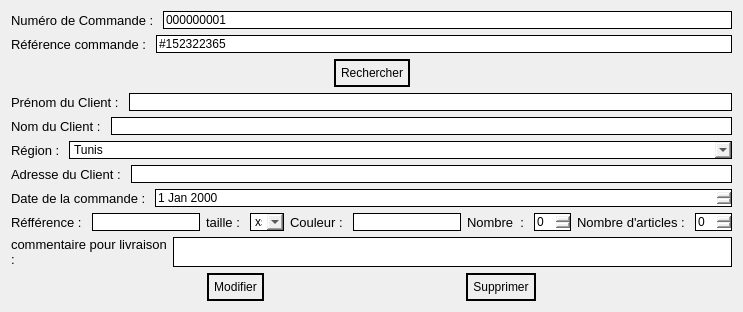
             <widget class="QWidget" name="tab_7">
              <attribute name="title">
               <string>   modifier Commande   </string>
              </attribute>
              <layout class="QGridLayout" name="gridLayout_13">
               <item row="0" column="0">
                <layout class="QVBoxLayout" name="verticalLayout_25">
                 <item>
                  <layout class="QHBoxLayout" name="horizontalLayout_56">
                   <item>
                    <widget class="QLabel" name="label_59">
                     <property name="font">
                      <font>
                       <family>Segoe UI</family>
                       <pointsize>10</pointsize>
                       <italic>false</italic>
                       <fontweight>DemiBold</fontweight>
                      </font>
                     </property>
                     <property name="styleSheet">
                      <string notr="true">font: 600 10pt &quot;Segoe UI&quot;;
color: rgb(0, 0, 0);</string>
                     </property>
                     <property name="text">
                      <string>Numéro de Commande : </string>
                     </property>
                    </widget>
                   </item>
                   <item>
                    <widget class="QLineEdit" name="lineEdit_31">
                     <property name="styleSheet">
                      <string notr="true">color: rgb(0, 0, 0);
border: 1px solid black;
font: 600 10pt &quot;Segoe UI&quot;;</string>
                     </property>
                     <property name="text">
                      <string>000000001</string>
                     </property>
                     <property name="readOnly">
                      <bool>true</bool>
                     </property>
                    </widget>
                   </item>
                  </layout>
                 </item>
                 <item>
                  <layout class="QHBoxLayout" name="horizontalLayout_57">
                   <item>
                    <widget class="QLabel" name="label_61">
                     <property name="font">
                      <font>
                       <family>Segoe UI</family>
                       <pointsize>10</pointsize>
                       <italic>false</italic>
                       <fontweight>DemiBold</fontweight>
                      </font>
                     </property>
                     <property name="styleSheet">
                      <string notr="true">font: 600 10pt &quot;Segoe UI&quot;;
color: rgb(0, 0, 0);</string>
                     </property>
                     <property name="text">
                      <string>Référence commande : </string>
                     </property>
                    </widget>
                   </item>
                   <item>
                    <widget class="QLineEdit" name="lineEdit_32">
                     <property name="styleSheet">
                      <string notr="true">color: rgb(0, 0, 0);
border: 1px solid black;
font: 600 10pt &quot;Segoe UI&quot;;</string>
                     </property>
                     <property name="text">
                      <string>#152322365</string>
                     </property>
                     <property name="readOnly">
                      <bool>true</bool>
                     </property>
                    </widget>
                   </item>
                  </layout>
                 </item>
                 <item>
                  <layout class="QHBoxLayout" name="horizontalLayout_71">
                   <item>
                    <spacer name="horizontalSpacer_33">
                     <property name="orientation">
                      <enum>Qt::Orientation::Horizontal</enum>
                     </property>
                     <property name="sizeHint" stdset="0">
                      <size>
                       <width>40</width>
                       <height>20</height>
                      </size>
                     </property>
                    </spacer>
                   </item>
                   <item>
                    <widget class="QPushButton" name="pushButton_34">
                     <property name="styleSheet">
                      <string notr="true">font: 600 12pt &quot;Segoe UI&quot;;
color: rgb(0, 0, 0);
 border: 2px solid black;
    border-radius: 15px;
    padding: 5px; 
selection-background-color: rgb(0, 21, 155);
</string>
                     </property>
                     <property name="text">
                      <string>Rechercher</string>
                     </property>
                    </widget>
                   </item>
                   <item>
                    <spacer name="horizontalSpacer_34">
                     <property name="orientation">
                      <enum>Qt::Orientation::Horizontal</enum>
                     </property>
                     <property name="sizeHint" stdset="0">
                      <size>
                       <width>40</width>
                       <height>20</height>
                      </size>
                     </property>
                    </spacer>
                   </item>
                  </layout>
                 </item>
                 <item>
                  <layout class="QHBoxLayout" name="horizontalLayout_58">
                   <item>
                    <widget class="QLabel" name="label_62">
                     <property name="font">
                      <font>
                       <family>Segoe UI</family>
                       <pointsize>10</pointsize>
                       <italic>false</italic>
                       <fontweight>DemiBold</fontweight>
                      </font>
                     </property>
                     <property name="styleSheet">
                      <string notr="true">font: 600 10pt &quot;Segoe UI&quot;;
color: rgb(0, 0, 0);</string>
                     </property>
                     <property name="text">
                      <string>Prénom du Client : </string>
                     </property>
                    </widget>
                   </item>
                   <item>
                    <widget class="QLineEdit" name="lineEdit_33">
                     <property name="styleSheet">
                      <string notr="true">color: rgb(0, 0, 0);
border: 1px solid black;
font: 600 10pt &quot;Segoe UI&quot;;</string>
                     </property>
                     <property name="text">
                      <string/>
                     </property>
                     <property name="readOnly">
                      <bool>false</bool>
                     </property>
                    </widget>
                   </item>
                  </layout>
                 </item>
                 <item>
                  <layout class="QHBoxLayout" name="horizontalLayout_59">
                   <item>
                    <widget class="QLabel" name="label_63">
                     <property name="font">
                      <font>
                       <family>Segoe UI</family>
                       <pointsize>10</pointsize>
                       <italic>false</italic>
                       <fontweight>DemiBold</fontweight>
                      </font>
                     </property>
                     <property name="styleSheet">
                      <string notr="true">font: 600 10pt &quot;Segoe UI&quot;;
color: rgb(0, 0, 0);</string>
                     </property>
                     <property name="text">
                      <string>Nom du Client : </string>
                     </property>
                    </widget>
                   </item>
                   <item>
                    <widget class="QLineEdit" name="lineEdit_34">
                     <property name="styleSheet">
                      <string notr="true">color: rgb(0, 0, 0);
border: 1px solid black;
font: 600 10pt &quot;Segoe UI&quot;;</string>
                     </property>
                     <property name="text">
                      <string/>
                     </property>
                     <property name="readOnly">
                      <bool>false</bool>
                     </property>
                    </widget>
                   </item>
                  </layout>
                 </item>
                 <item>
                  <layout class="QHBoxLayout" name="horizontalLayout_60">
                   <item>
                    <widget class="QLabel" name="label_66">
                     <property name="font">
                      <font>
                       <family>Segoe UI</family>
                       <pointsize>10</pointsize>
                       <italic>false</italic>
                       <fontweight>DemiBold</fontweight>
                      </font>
                     </property>
                     <property name="styleSheet">
                      <string notr="true">font: 600 10pt &quot;Segoe UI&quot;;
color: rgb(0, 0, 0);</string>
                     </property>
                     <property name="text">
                      <string>Région : </string>
                     </property>
                    </widget>
                   </item>
                   <item>
                    <widget class="QComboBox" name="comboBox_7">
                     <property name="sizePolicy">
                      <sizepolicy hsizetype="Expanding" vsizetype="Fixed">
                       <horstretch>0</horstretch>
                       <verstretch>0</verstretch>
                      </sizepolicy>
                     </property>
                     <property name="styleSheet">
                      <string notr="true">color: rgb(0, 0, 0);
border: 1px solid black;
font: 600 10pt &quot;Segoe UI&quot;;</string>
                     </property>
                     <item>
                      <property name="text">
                       <string>Tunis</string>
                      </property>
                     </item>
                     <item>
                      <property name="text">
                       <string>Sousse</string>
                      </property>
                     </item>
                     <item>
                      <property name="text">
                       <string>nabeul</string>
                      </property>
                     </item>
                    </widget>
                   </item>
                  </layout>
                 </item>
                 <item>
                  <layout class="QHBoxLayout" name="horizontalLayout_61">
                   <item>
                    <widget class="QLabel" name="label_67">
                     <property name="font">
                      <font>
                       <family>Segoe UI</family>
                       <pointsize>10</pointsize>
                       <italic>false</italic>
                       <fontweight>DemiBold</fontweight>
                      </font>
                     </property>
                     <property name="styleSheet">
                      <string notr="true">font: 600 10pt &quot;Segoe UI&quot;;
color: rgb(0, 0, 0);</string>
                     </property>
                     <property name="text">
                      <string>Adresse du Client : </string>
                     </property>
                    </widget>
                   </item>
                   <item>
                    <widget class="QLineEdit" name="lineEdit_35">
                     <property name="styleSheet">
                      <string notr="true">color: rgb(0, 0, 0);
border: 1px solid black;
font: 600 10pt &quot;Segoe UI&quot;;</string>
                     </property>
                     <property name="text">
                      <string/>
                     </property>
                     <property name="readOnly">
                      <bool>false</bool>
                     </property>
                    </widget>
                   </item>
                  </layout>
                 </item>
                 <item>
                  <layout class="QHBoxLayout" name="horizontalLayout_62">
                   <item>
                    <widget class="QLabel" name="label_68">
                     <property name="font">
                      <font>
                       <family>Segoe UI</family>
                       <pointsize>10</pointsize>
                       <italic>false</italic>
                       <fontweight>DemiBold</fontweight>
                      </font>
                     </property>
                     <property name="styleSheet">
                      <string notr="true">font: 600 10pt &quot;Segoe UI&quot;;
color: rgb(0, 0, 0);</string>
                     </property>
                     <property name="text">
                      <string>Date de la commande : </string>
                     </property>
                     <property name="scaledContents">
                      <bool>false</bool>
                     </property>
                     <property name="wordWrap">
                      <bool>false</bool>
                     </property>
                    </widget>
                   </item>
                   <item>
                    <widget class="QDateEdit" name="dateEdit_7">
                     <property name="sizePolicy">
                      <sizepolicy hsizetype="Expanding" vsizetype="Fixed">
                       <horstretch>0</horstretch>
                       <verstretch>0</verstretch>
                      </sizepolicy>
                     </property>
                     <property name="styleSheet">
                      <string notr="true">color: rgb(0, 0, 0);
border: 1px solid black;
font: 600 10pt &quot;Segoe UI&quot;;</string>
                     </property>
                    </widget>
                   </item>
                  </layout>
                 </item>
                 <item>
                  <layout class="QHBoxLayout" name="horizontalLayout_63">
                   <item>
                    <layout class="QHBoxLayout" name="horizontalLayout_64">
                     <item>
                      <layout class="QHBoxLayout" name="horizontalLayout_65">
                       <item>
                        <widget class="QLabel" name="label_69">
                         <property name="font">
                          <font>
                           <family>Segoe UI</family>
                           <pointsize>10</pointsize>
                           <italic>false</italic>
                           <fontweight>DemiBold</fontweight>
                          </font>
                         </property>
                         <property name="styleSheet">
                          <string notr="true">font: 600 10pt &quot;Segoe UI&quot;;
color: rgb(0, 0, 0);</string>
                         </property>
                         <property name="text">
                          <string>Réfférence : </string>
                         </property>
                        </widget>
                       </item>
                       <item>
                        <widget class="QLineEdit" name="lineEdit_36">
                         <property name="styleSheet">
                          <string notr="true">color: rgb(0, 0, 0);
border: 1px solid black;
font: 600 10pt &quot;Segoe UI&quot;;</string>
                         </property>
                         <property name="text">
                          <string/>
                         </property>
                         <property name="readOnly">
                          <bool>false</bool>
                         </property>
                        </widget>
                       </item>
                      </layout>
                     </item>
                     <item>
                      <layout class="QHBoxLayout" name="horizontalLayout_66">
                       <item>
                        <widget class="QLabel" name="label_70">
                         <property name="font">
                          <font>
                           <family>Segoe UI</family>
                           <pointsize>10</pointsize>
                           <italic>false</italic>
                           <fontweight>DemiBold</fontweight>
                          </font>
                         </property>
                         <property name="styleSheet">
                          <string notr="true">font: 600 10pt &quot;Segoe UI&quot;;
color: rgb(0, 0, 0);</string>
                         </property>
                         <property name="text">
                          <string>taille : </string>
                         </property>
                        </widget>
                       </item>
                       <item>
                        <widget class="QComboBox" name="comboBox_8">
                         <property name="styleSheet">
                          <string notr="true">color: rgb(0, 0, 0);
border: 1px solid black;
font: 600 10pt &quot;Segoe UI&quot;;</string>
                         </property>
                         <item>
                          <property name="text">
                           <string>xs</string>
                          </property>
                         </item>
                         <item>
                          <property name="text">
                           <string>s</string>
                          </property>
                         </item>
                         <item>
                          <property name="text">
                           <string>m</string>
                          </property>
                         </item>
                         <item>
                          <property name="text">
                           <string>l</string>
                          </property>
                         </item>
                         <item>
                          <property name="text">
                           <string>xl</string>
                          </property>
                         </item>
                         <item>
                          <property name="text">
                           <string>xxl</string>
                          </property>
                         </item>
                        </widget>
                       </item>
                      </layout>
                     </item>
                     <item>
                      <layout class="QHBoxLayout" name="horizontalLayout_67">
                       <item>
                        <widget class="QLabel" name="label_71">
                         <property name="font">
                          <font>
                           <family>Segoe UI</family>
                           <pointsize>10</pointsize>
                           <italic>false</italic>
                           <fontweight>DemiBold</fontweight>
                          </font>
                         </property>
                         <property name="styleSheet">
                          <string notr="true">font: 600 10pt &quot;Segoe UI&quot;;
color: rgb(0, 0, 0);</string>
                         </property>
                         <property name="text">
                          <string>Couleur : </string>
                         </property>
                        </widget>
                       </item>
                       <item>
                        <widget class="QLineEdit" name="lineEdit_37">
                         <property name="styleSheet">
                          <string notr="true">color: rgb(0, 0, 0);
border: 1px solid black;
font: 600 10pt &quot;Segoe UI&quot;;</string>
                         </property>
                         <property name="text">
                          <string/>
                         </property>
                         <property name="readOnly">
                          <bool>false</bool>
                         </property>
                        </widget>
                       </item>
                      </layout>
                     </item>
                     <item>
                      <layout class="QHBoxLayout" name="horizontalLayout_68">
                       <item>
                        <widget class="QLabel" name="label_72">
                         <property name="font">
                          <font>
                           <family>Segoe UI</family>
                           <pointsize>10</pointsize>
                           <italic>false</italic>
                           <fontweight>DemiBold</fontweight>
                          </font>
                         </property>
                         <property name="styleSheet">
                          <string notr="true">font: 600 10pt &quot;Segoe UI&quot;;
color: rgb(0, 0, 0);</string>
                         </property>
                         <property name="text">
                          <string>Nombre  : </string>
                         </property>
                        </widget>
                       </item>
                       <item>
                        <widget class="QSpinBox" name="spinBox_3">
                         <property name="styleSheet">
                          <string notr="true">color: rgb(0, 0, 0);
border: 1px solid black;
font: 600 10pt &quot;Segoe UI&quot;;</string>
                         </property>
                        </widget>
                       </item>
                      </layout>
                     </item>
                    </layout>
                   </item>
                   <item>
                    <widget class="QLabel" name="label_73">
                     <property name="font">
                      <font>
                       <family>Segoe UI</family>
                       <pointsize>10</pointsize>
                       <italic>false</italic>
                       <fontweight>DemiBold</fontweight>
                      </font>
                     </property>
                     <property name="styleSheet">
                      <string notr="true">font: 600 10pt &quot;Segoe UI&quot;;
color: rgb(0, 0, 0);</string>
                     </property>
                     <property name="text">
                      <string>Nombre d'articles : </string>
                     </property>
                    </widget>
                   </item>
                   <item>
                    <widget class="QSpinBox" name="spinBox_4">
                     <property name="styleSheet">
                      <string notr="true">color: rgb(0, 0, 0);
border: 1px solid black;
font: 600 10pt &quot;Segoe UI&quot;;</string>
                     </property>
                    </widget>
                   </item>
                  </layout>
                 </item>
                 <item>
                  <layout class="QHBoxLayout" name="horizontalLayout_69">
                   <item>
                    <widget class="QLabel" name="label_74">
                     <property name="font">
                      <font>
                       <family>Segoe UI</family>
                       <pointsize>10</pointsize>
                       <italic>false</italic>
                       <fontweight>DemiBold</fontweight>
                      </font>
                     </property>
                     <property name="styleSheet">
                      <string notr="true">font: 600 10pt &quot;Segoe UI&quot;;
color: rgb(0, 0, 0);</string>
                     </property>
                     <property name="text">
                      <string>commentaire pour livraison : </string>
                     </property>
                     <property name="wordWrap">
                      <bool>true</bool>
                     </property>
                    </widget>
                   </item>
                   <item>
                    <widget class="QLineEdit" name="lineEdit_38">
                     <property name="sizePolicy">
                      <sizepolicy hsizetype="Expanding" vsizetype="Preferred">
                       <horstretch>0</horstretch>
                       <verstretch>0</verstretch>
                      </sizepolicy>
                     </property>
                     <property name="styleSheet">
                      <string notr="true">color: rgb(0, 0, 0);
border: 1px solid black;
font: 600 10pt &quot;Segoe UI&quot;;</string>
                     </property>
                     <property name="text">
                      <string/>
                     </property>
                     <property name="readOnly">
                      <bool>false</bool>
                     </property>
                    </widget>
                   </item>
                  </layout>
                 </item>
                 <item>
                  <layout class="QHBoxLayout" name="horizontalLayout_70">
                   <item>
                    <spacer name="horizontalSpacer_30">
                     <property name="orientation">
                      <enum>Qt::Orientation::Horizontal</enum>
                     </property>
                     <property name="sizeHint" stdset="0">
                      <size>
                       <width>40</width>
                       <height>20</height>
                      </size>
                     </property>
                    </spacer>
                   </item>
                   <item>
                    <widget class="QPushButton" name="pushButton_32">
                     <property name="styleSheet">
                      <string notr="true">font: 600 12pt &quot;Segoe UI&quot;;
color: rgb(0, 0, 0);
 border: 2px solid black;
    border-radius: 15px;
    padding: 5px; 
selection-background-color: rgb(0, 21, 155);
</string>
                     </property>
                     <property name="text">
                      <string>Modifier</string>
                     </property>
                    </widget>
                   </item>
                   <item>
                    <spacer name="horizontalSpacer_31">
                     <property name="orientation">
                      <enum>Qt::Orientation::Horizontal</enum>
                     </property>
                     <property name="sizeHint" stdset="0">
                      <size>
                       <width>40</width>
                       <height>20</height>
                      </size>
                     </property>
                    </spacer>
                   </item>
                   <item>
                    <widget class="QPushButton" name="pushButton_33">
                     <property name="styleSheet">
                      <string notr="true">font: 600 12pt &quot;Segoe UI&quot;;
color: rgb(0, 0, 0);
 border: 2px solid black;
    border-radius: 15px;
    padding: 5px; 
selection-background-color: rgb(0, 21, 155);
</string>
                     </property>
                     <property name="text">
                      <string>Supprimer</string>
                     </property>
                    </widget>
                   </item>
                   <item>
                    <spacer name="horizontalSpacer_32">
                     <property name="orientation">
                      <enum>Qt::Orientation::Horizontal</enum>
                     </property>
                     <property name="sizeHint" stdset="0">
                      <size>
                       <width>40</width>
                       <height>20</height>
                      </size>
                     </property>
                    </spacer>
                   </item>
                  </layout>
                 </item>
                </layout>
               </item>
              </layout>
             </widget>
